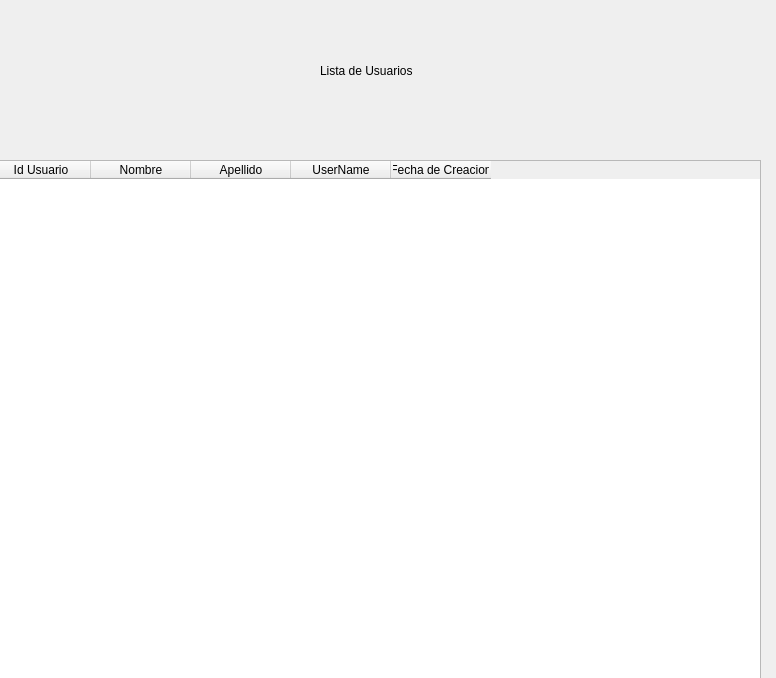
<?xml version="1.0" encoding="UTF-8"?>
<ui version="4.0">
 <class>frmListaUsuarios</class>
 <widget class="QMainWindow" name="frmListaUsuarios">
  <property name="geometry">
   <rect>
    <x>0</x>
    <y>0</y>
    <width>776</width>
    <height>678</height>
   </rect>
  </property>
  <property name="windowTitle">
   <string>Lista de Usuarios</string>
  </property>
  <widget class="QWidget" name="centralwidget">
   <widget class="QWidget" name="gridLayoutWidget">
    <property name="geometry">
     <rect>
      <x>-10</x>
      <y>160</y>
      <width>771</width>
      <height>521</height>
     </rect>
    </property>
    <layout class="QGridLayout" name="gridLayout">
     <property name="leftMargin">
      <number>0</number>
     </property>
     <property name="horizontalSpacing">
      <number>6</number>
     </property>
     <item row="0" column="0">
      <widget class="QTableWidget" name="tw_usuarios">
       <column>
        <property name="text">
         <string>Id Usuario</string>
        </property>
       </column>
       <column>
        <property name="text">
         <string>Nombre</string>
        </property>
       </column>
       <column>
        <property name="text">
         <string>Apellido</string>
        </property>
       </column>
       <column>
        <property name="text">
         <string>UserName</string>
        </property>
       </column>
       <column>
        <property name="text">
         <string>Fecha de Creacion</string>
        </property>
       </column>
      </widget>
     </item>
    </layout>
   </widget>
   <widget class="QLabel" name="label">
    <property name="geometry">
     <rect>
      <x>320</x>
      <y>60</y>
      <width>121</width>
      <height>21</height>
     </rect>
    </property>
    <property name="text">
     <string>Lista de Usuarios</string>
    </property>
   </widget>
  </widget>
 </widget>
 <resources/>
 <connections/>
</ui>
